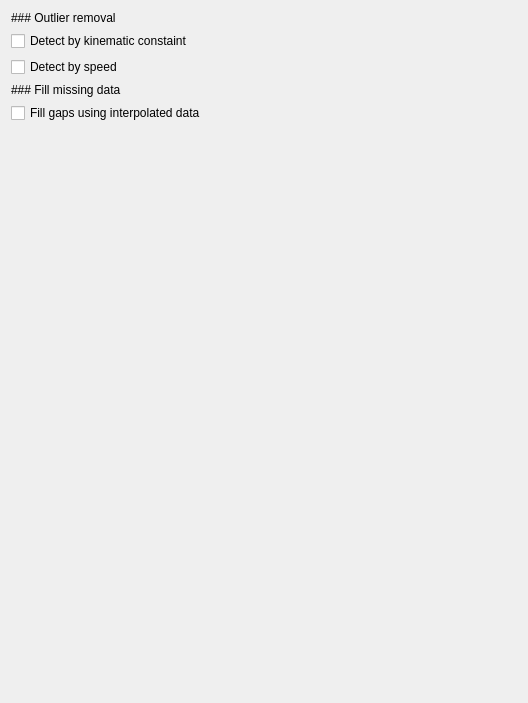
<?xml version="1.0" encoding="UTF-8"?>
<ui version="4.0">
 <class>Form</class>
 <widget class="QWidget" name="Form">
  <property name="geometry">
   <rect>
    <x>0</x>
    <y>0</y>
    <width>528</width>
    <height>703</height>
   </rect>
  </property>
  <property name="sizePolicy">
   <sizepolicy hsizetype="Expanding" vsizetype="Expanding">
    <horstretch>0</horstretch>
    <verstretch>0</verstretch>
   </sizepolicy>
  </property>
  <property name="windowTitle">
   <string>Form</string>
  </property>
  <layout class="QVBoxLayout" name="verticalLayout">
   <item>
    <widget class="QLabel" name="outlierLabel">
     <property name="text">
      <string>### Outlier removal</string>
     </property>
     <property name="textFormat">
      <enum>Qt::TextFormat::MarkdownText</enum>
     </property>
    </widget>
   </item>
   <item>
    <widget class="QCheckBox" name="outlierAnatomy">
     <property name="toolTip">
      <string>Removes finger markers that are too close or too far from the palm marker</string>
     </property>
     <property name="text">
      <string>Detect by kinematic constaint</string>
     </property>
    </widget>
   </item>
   <item>
    <widget class="QCheckBox" name="outlierSpeed">
     <property name="toolTip">
      <string>Removes markers that are moving too fast</string>
     </property>
     <property name="text">
      <string>Detect by speed</string>
     </property>
    </widget>
   </item>
   <item>
    <widget class="QLabel" name="missingLabel">
     <property name="text">
      <string>### Fill missing data</string>
     </property>
     <property name="textFormat">
      <enum>Qt::TextFormat::MarkdownText</enum>
     </property>
    </widget>
   </item>
   <item>
    <widget class="QCheckBox" name="interpolation">
     <property name="text">
      <string>Fill gaps using interpolated data</string>
     </property>
    </widget>
   </item>
   <item>
    <spacer name="verticalSpacer">
     <property name="orientation">
      <enum>Qt::Orientation::Vertical</enum>
     </property>
     <property name="sizeHint" stdset="0">
      <size>
       <width>20</width>
       <height>40</height>
      </size>
     </property>
    </spacer>
   </item>
  </layout>
 </widget>
 <resources/>
 <connections/>
</ui>
